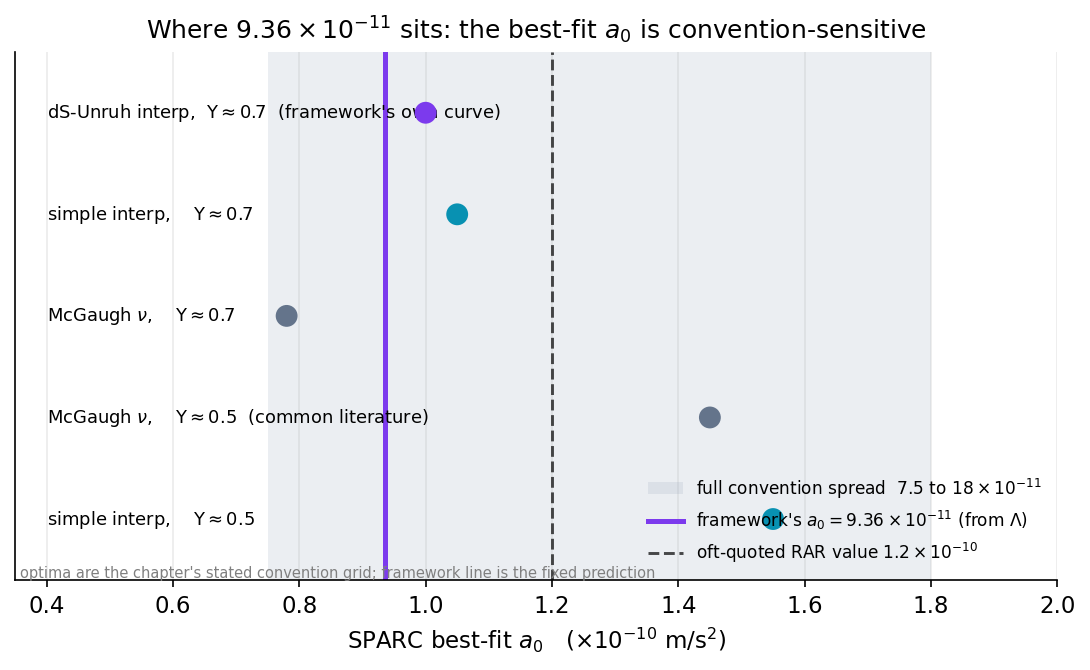

Here is the Python script that generated this plot:
import numpy as np, matplotlib
matplotlib.use("Agg")
import matplotlib.pyplot as plt
plt.rcParams.update({"figure.dpi":150,"savefig.dpi":150,"font.size":11,
    "axes.grid":True,"grid.alpha":0.25,"axes.spines.top":False,"axes.spines.right":False,
    "axes.titlesize":12,"figure.facecolor":"white","axes.facecolor":"white"})
C_FW="#7c3aed"; C_NEWTON="#64748b"; C_MOND="#0891b2"; C_DATA="#dc2626"

# The chapter's convention grid: best-fit a0 (1e-10 m/s^2 units) slides with
# {interpolation} x {mass-to-light Upsilon}. Values from the chapter's Deeper Dive:
#  - framework dS-Unruh nu @ Y~0.7  -> optimum ~1.0e-10  (forcing 9.36 costs ~0.5%)
#  - McGaugh nu @ Y~0.7             -> optimum ~7.8e-11  (9.36 looks ~20% high)
#  - McGaugh nu @ Y~0.5 (lit default)-> 9.36 looks ~20% low; opt toward ~1.4-1.8e-10
# Full reasonable spread quoted: ~7.5e-11 .. 1.8e-10.
rows = [
    ("dS-Unruh interp,  $\\Upsilon\\approx0.7$  (framework's own curve)", 1.00, C_FW),
    ("simple interp,    $\\Upsilon\\approx0.7$",                          1.05, C_MOND),
    ("McGaugh $\\nu$,    $\\Upsilon\\approx0.7$",                         0.78, C_NEWTON),
    ("McGaugh $\\nu$,    $\\Upsilon\\approx0.5$  (common literature)",    1.45, C_NEWTON),
    ("simple interp,    $\\Upsilon\\approx0.5$",                          1.55, C_MOND),
]
labels = [r[0] for r in rows]
opt    = np.array([r[1] for r in rows])      # in 1e-10 units
cols   = [r[2] for r in rows]

fig, ax = plt.subplots(figsize=(7.4, 4.6))
y = np.arange(len(rows))[::-1]

# the full convention band 7.5e-11 .. 1.8e-10
ax.axvspan(0.75, 1.80, color="#94a3b8", alpha=0.18, lw=0,
           label="full convention spread  $7.5$ to $18\\times10^{-11}$")

# each convention's best-fit a0 as a marker
ax.scatter(opt, y, s=90, c=cols, zorder=5)
for yi, lab in zip(y, labels):
    ax.text(0.40, yi, lab, va="center", ha="left", fontsize=8.6)

# the framework's fixed prediction 9.36e-11
ax.axvline(0.936, color=C_FW, lw=2.4,
           label=r"framework's $a_0=9.36\times10^{-11}$ (from $\Lambda$)")
# the canonical RAR quote 1.2e-10
ax.axvline(1.20, color="black", lw=1.4, ls="--", alpha=0.7,
           label=r"oft-quoted RAR value $1.2\times10^{-10}$")

ax.set_yticks([]); ax.set_ylim(-0.6, len(rows)-0.4)
ax.set_xlim(0.35, 2.0)
ax.set_xlabel(r"SPARC best-fit $a_0$   ($\times10^{-10}$ m/s$^2$)")
ax.set_title("Where $9.36\\times10^{-11}$ sits: the best-fit $a_0$ is convention-sensitive")
ax.legend(frameon=False, fontsize=8.2, loc="lower right")
ax.text(0.005, 0.005,
        "optima are the chapter's stated convention grid; framework line is the fixed prediction",
        transform=ax.transAxes, fontsize=7, color="gray")
fig.tight_layout(); fig.savefig("ch18_a0_convention_spread.png", bbox_inches="tight"); print("ok")
